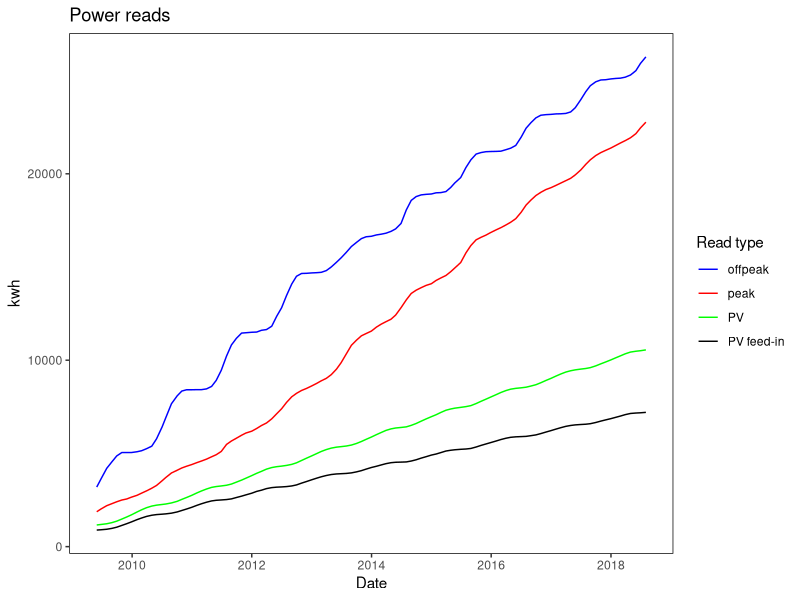
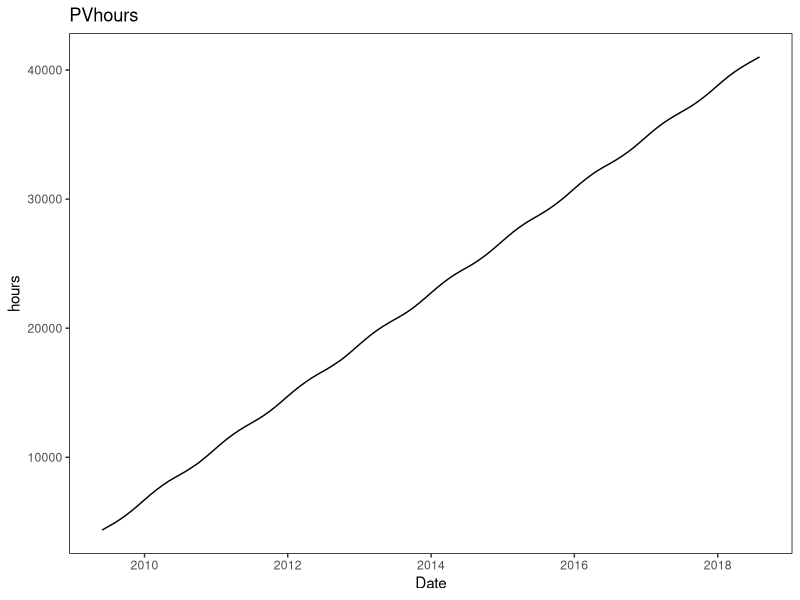
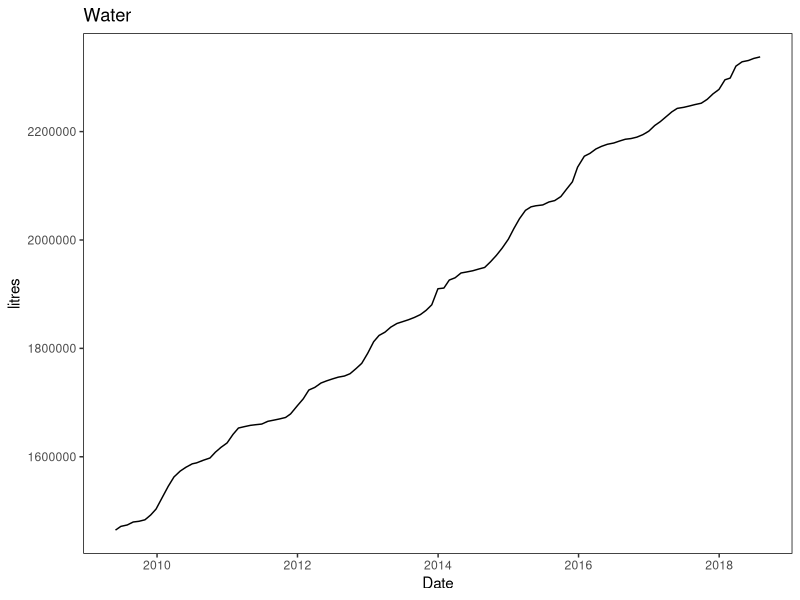
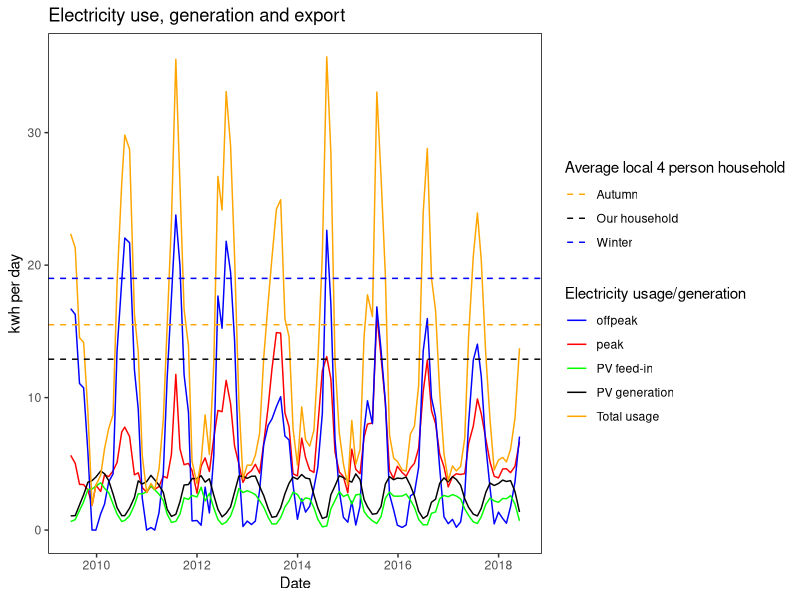
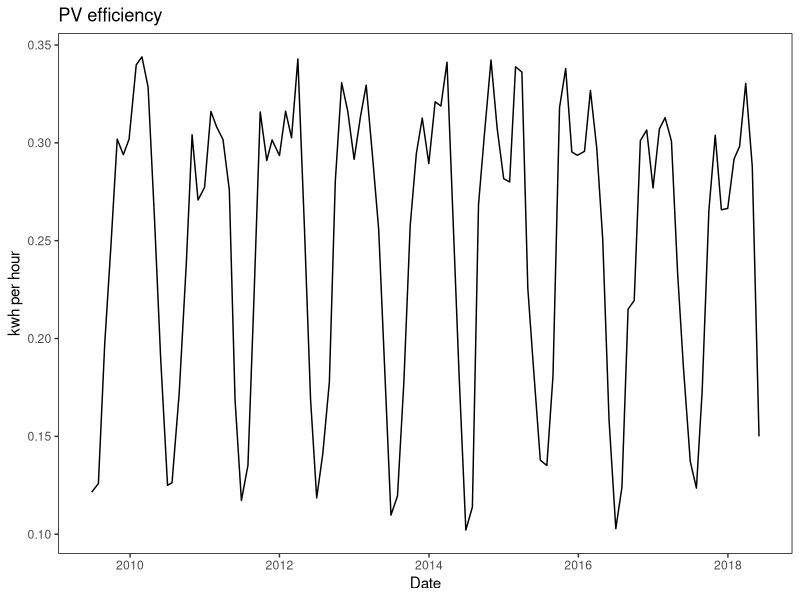
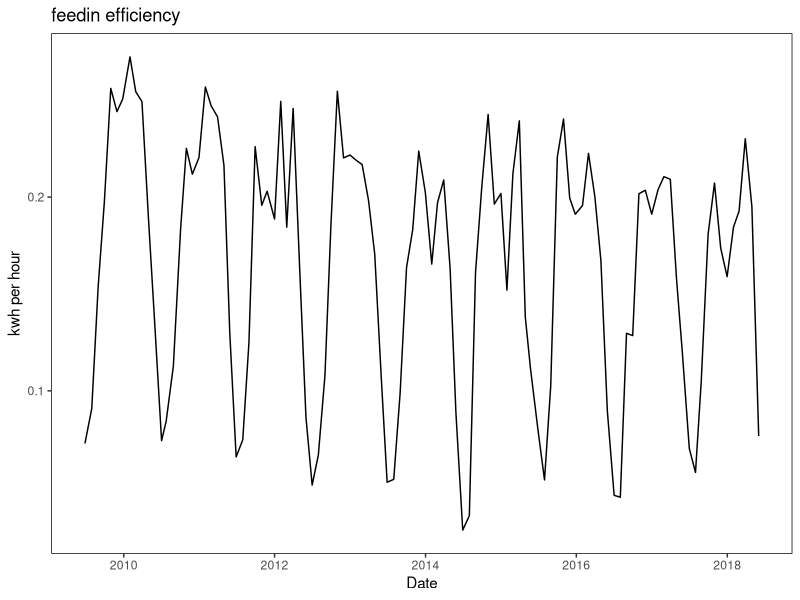
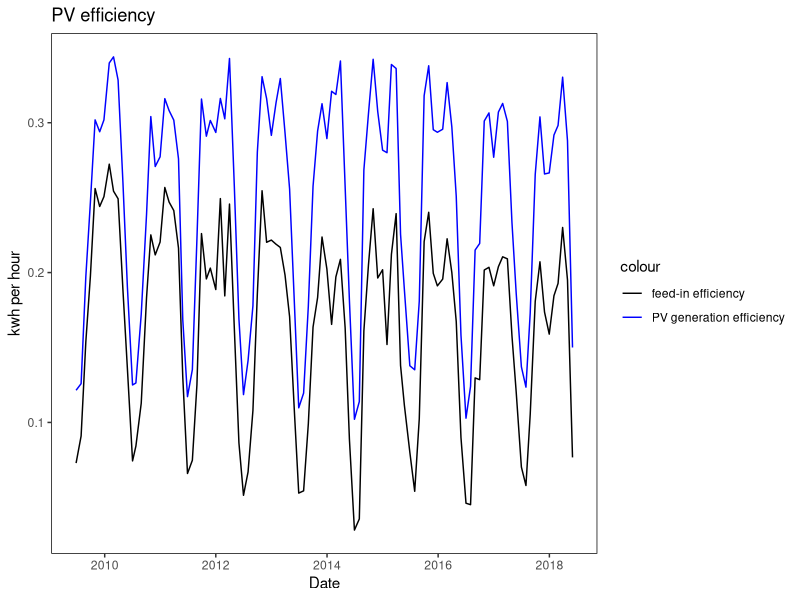
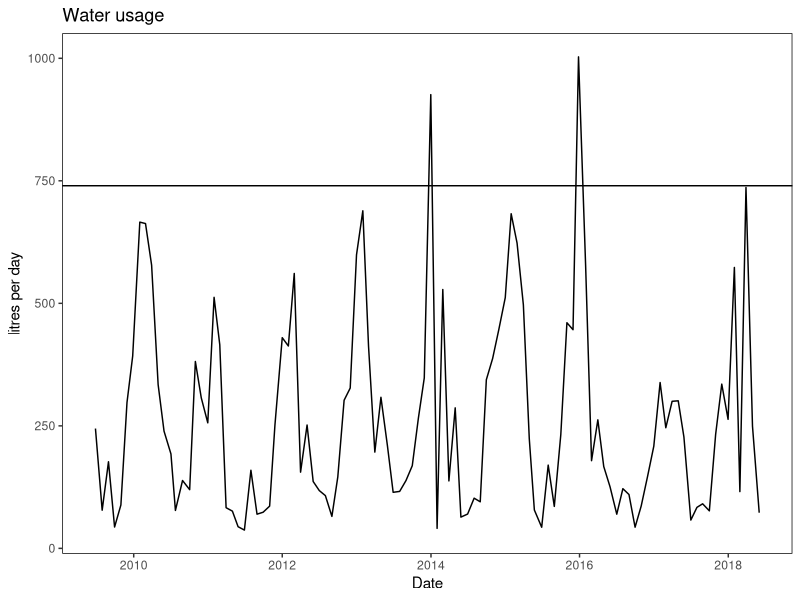

These charts were generated, in order, by the following R code:
library(tidyverse)

meterreads <- read_csv("data/meterreads.csv")
meterreads

#plot power reads i.e. peak, offpeak and PV

ggplot(meterreads, aes(x = date)) + 
  geom_line(aes(y = peak_reading, colour = "peak")) +
  geom_line(aes(y = offpeak_reading, colour = "offpeak")) +
  geom_line(aes(y = PV_reading, colour = "PV")) +
  geom_line(aes(y = feedin_reading, colour = "PV feed-in")) +
  labs(x = "Date", y = "kwh", title = "Power reads", colour = "Read type") +
  scale_color_manual(values = c("blue","red","green","black")) +
  theme(panel.background = element_rect(fill = "white"),
        panel.border = element_rect(fill = NA))

# plot PV hours in a seperate graph

ggplot(meterreads, aes(x = date, y = PVhours_reading)) +
  geom_line() +
  labs(x = "Date", y = "hours", title = "PVhours") +
  theme(panel.background = element_rect(fill = "white"),
        panel.border = element_rect(fill = NA))

# plot water reading in a seperate graph

ggplot(meterreads, aes(x = date, y = water_reading)) + 
  geom_line() +
  labs(x = "Date", y = "litres", title = "Water") +
  theme(panel.background = element_rect(fill = "white"),
        panel.border = element_rect(fill = NA))

# make a new tibble called 'usage' from 'meterreads' and
# add a column called peak_usage by using mutate and lag
# mutate makes a new column called peak_usage by starting with peak_reading and subtracting a value
# this value is also from the peak_reading column, but by using lag it is from the previous row.

usage <- meterreads %>% 
  mutate(peak_usage = peak_reading - 
           lag(peak_reading, default = first(peak_reading)))

# now repeat the process for the other readings

usage <- usage %>% 
  mutate(offpeak_usage = offpeak_reading -
           lag(offpeak_reading, default = first(offpeak_reading)))

usage <- usage %>% 
  mutate(feedin_usage = feedin_reading -
           lag(feedin_reading, default = first(feedin_reading)))

usage <- usage %>% 
  mutate(PV_usage = PV_reading -
           lag(PV_reading, default = first(PV_reading)))

usage <- usage %>% 
  mutate(PVhours_usage = PVhours_reading -
           lag(PVhours_reading, default = first(PVhours_reading)))

usage <- usage %>% 
  mutate(water_usage = water_reading -
           lag(water_reading, default = first(water_reading)))

usage <- usage %>% 
  mutate(days = as.integer(date -
           lag(date, default = first(date))))

usage <- slice(usage, -1)

usage <- slice(usage, -110)

usage <- slice(usage, -109)

usage

# make a new table called perday.  divide usage by number of days to get usage per day.

perday <- usage %>% 
  mutate(peak_perday = peak_usage / days)

perday <- perday %>% 
  mutate(offpeak_perday = offpeak_usage / days)

perday <- perday %>% 
  mutate(totalusage_perday = peak_perday + offpeak_perday)

perday <- perday %>% 
  mutate(feedin_perday = feedin_usage / days)

perday <- perday %>% 
  mutate(PVgen_perday = PV_usage / days)

perday <- perday %>% 
  mutate(PVhours_perday = PVhours_usage / days)

perday <- perday %>% 
  mutate(water_perday = water_usage / days)

perday <- perday %>% 
  mutate(PVefficiency = PVgen_perday / PVhours_perday)

perday <- perday %>% 
  mutate(feedinefficiency = feedin_perday / PVhours_perday)

perday

# lets try plotting this stuff...

# Electricity overview in kwh per day
# How to put hlines with legends in
ggplot(perday, aes(x = date)) + 
  geom_line(aes(y = peak_perday, colour = "peak")) +
  geom_line(aes(y = offpeak_perday, colour = "offpeak")) +
  geom_line(aes(y = PVgen_perday, colour = "PV generation")) +
  geom_line(aes(y = feedin_perday, colour = "PV feed-in")) +
  geom_line(aes(y = totalusage_perday, colour = "Total usage")) +
  labs(x = "Date", y = "kwh per day", title = "Electricity use, generation and export", colour = "Electricity usage/generation") +
  scale_color_manual(values = c("blue","red","green","black", "orange")) +
  geom_hline(aes(yintercept = 15.5, linetype = "Autumn"), colour = "orange") + 
  geom_hline(aes(yintercept = 19, linetype = "Winter"), colour = "blue") +
  geom_hline(aes(yintercept = 12.9, linetype = "Our household"), colour = "black") +
  theme(panel.background = element_rect(fill = "white"),
        panel.border = element_rect(fill = NA)) +
  scale_linetype_manual(name = "Average local 4 person household", values = c(2, 2, 2), 
                        guide = guide_legend(override.aes = list(color = c("orange", "black", "blue"))))


# average household usage from energymadeeasy.gov.au.  
# 4 person household postcode 5051
# Summer 15.7; Autumn 15.5; WInter 19.0; Spring 16.1 kWh 


# More PV plots

ggplot(perday, aes(x = date, y = PVefficiency)) + 
  geom_line() +
  labs(x = "Date", y = "kwh per hour", title = "PV efficiency") +
  theme(panel.background = element_rect(fill = "white"),
        panel.border = element_rect(fill = NA))

ggplot(perday, aes(x = date, y = feedinefficiency)) + 
  geom_line() +
  labs(x = "Date", y = "kwh per hour", title = "feedin efficiency") +
  theme(panel.background = element_rect(fill = "white"),
        panel.border = element_rect(fill = NA))

ggplot(perday, aes(x = date)) + 
  geom_line(aes(y = PVefficiency, colour = "PV generation efficiency")) +
  geom_line(aes(y = feedinefficiency, colour = "feed-in efficiency")) +
  labs(x = "Date", y = "kwh per hour", title = "PV efficiency") +
  scale_color_manual(values = c("black","blue")) +
  theme(panel.background = element_rect(fill = "white"),
        panel.border = element_rect(fill = NA))

# Water use

ggplot(perday, aes(x = date, y = water_perday)) + 
  geom_line() +
  labs(x = "Date", y = "litres per day", title = "Water usage") +
  geom_hline(yintercept=740) +
  theme(panel.background = element_rect(fill = "white"),
        panel.border = element_rect(fill = NA))

# have put in some hlines to give seasonal averages for usage of 4 person households
# calculate average total usage per day and add in an hline.

mean(perday$totalusage_perday, na.rm = TRUE)

# I feel the need to clean out the unnecesary data and make a new table.

eUGE1 <-  
  select(perday,"date","peak_perday","offpeak_perday","totalusage_perday",
         "PVgen_perday","feedin_perday","PVhours_perday","PVefficiency", "feedinefficiency")


# got rid of other data and trimmed to give 9 complete years

monthlist1 <- c(6,7,8,9,10,11,12)
monthlist2 <- c(1,2,3,4,5,6,7,8,9,10,11,12)
monthlist3 <- c(1,2,3,4,5)
monthlist <- c(monthlist1, monthlist2, monthlist2, monthlist2, monthlist2, monthlist2, monthlist2, monthlist2, monthlist2, monthlist3)

# Make eUGE2 which has a month list

eUGE2 <- eUGE1 %>% 
  mutate(month = as.factor(monthlist))

# Make a year list
yearlist1 <- c(2009,2009,2009,2009,2009,2009,2009)
yearlist2 <- c(2010,2010,2010,2010,2010,2010,2010,2010,2010,2010,2010,2010)
yearlist3 <- yearlist2 + 1
yearlist4 <- yearlist2 + 2
yearlist5 <- yearlist2 + 3
yearlist6 <- yearlist2 + 4
yearlist7 <- yearlist2 + 5
yearlist8 <- yearlist2 + 6
yearlist9 <- yearlist2 + 7
yearlist10 <- c(2018,2018,2018,2018,2018)

yearlist <- c(yearlist1,yearlist2,yearlist3,yearlist4,yearlist5,yearlist6,yearlist7,yearlist8,yearlist9,yearlist10)

# Add year list to eUGE2

eUGE2 <- eUGE2 %>% 
  mutate(year = as.factor(yearlist))

# Make a season list

seasonlist1 <- c('Winter', 'Winter', 'Winter', 'Spring', 'Spring', 'Spring', 'Summer')
seasonlist2 <- c('Summer', 'Summer', 'Autumn', 'Autumn', 'Autumn')
seasonlist3 <- c(seasonlist2, seasonlist1)
seasonlist <- c(seasonlist1, seasonlist3, seasonlist3, seasonlist3, seasonlist3, seasonlist3, seasonlist3, seasonlist3, seasonlist3, seasonlist2)
seasonlist

eUGE3 <- eUGE2 %>% 
  mutate(season = as.factor(seasonlist))

eUGE3

# Some more exploratory plots.  Need to figure out how to get a better colour scheme.

# Peak
#Figured out how join points properly!

ggplot(eUGE3, aes(x = as.factor(month), y = peak_perday, colour = year, group = year)) +
  geom_point(size = 4, alpha = 0.7) +
  labs(x = "Month", y = "kWh per day", title = "Peak usage") +
  theme(panel.background = element_rect(fill = "white"),
        panel.border = element_rect(fill = NA)) +
  scale_color_viridis_d() +
  geom_line()

# Peak by season
ggplot(eUGE3, aes(x = as.factor(month), y = peak_perday, colour = season)) +
  geom_point(size = 4, alpha = 0.7) +
  labs(x = "Month", y = "kWh per day", title = "Peak usage") +
  scale_color_manual(values = c("orange","green","red", "blue")) +
  theme(panel.background = element_rect(fill = "white"),
        panel.border = element_rect(fill = NA))

#ggsave(AugustWithoutOutlier, path = "~/results/")

# Offpeak

ggplot(eUGE3, aes(x = as.factor(month), y = offpeak_perday, colour = year, group = year)) +
  geom_point(size = 4, alpha = 0.7) +
  labs(x = "Month", y = "kWh per day", title = "OffPeak usage") +
  theme(panel.background = element_rect(fill = "white"),
        panel.border = element_rect(fill = NA)) +
  scale_color_viridis_d() +
  geom_line()

ggplot(eUGE3, aes(x = as.factor(month), y = offpeak_perday, colour = season)) +
  geom_point(size = 4, alpha = 0.7) +
  labs(x = "Month", y = "kWh per day", title = "OffPeak usage") +
  scale_color_manual(values = c("orange","green","red", "blue")) +
  theme(panel.background = element_rect(fill = "white"),
        panel.border = element_rect(fill = NA))

# Total usage

ggplot(eUGE3, aes(x = as.factor(month), y = totalusage_perday, colour = year, group = year)) +
  geom_point(size = 4, alpha = 0.7) +
  labs(x = "Month", y = "kWh per day", title = "Total usage") +
  theme(panel.background = element_rect(fill = "white"),
        panel.border = element_rect(fill = NA)) +
  scale_color_viridis_d() +
  geom_line()

ggplot(eUGE3, aes(x = as.factor(month), y = totalusage_perday, colour = season)) +
  geom_point(size = 4, alpha = 0.5) +
  labs(x = "Month", y = "kWh per day", title = "Total usage") +
  scale_color_manual(values = c("orange","green","red", "blue")) +
  theme(panel.background = element_rect(fill = "white"),
        panel.border = element_rect(fill = NA)) +
  geom_hline(aes(yintercept = 15.7, linetype = "Local Summer ave"), colour = "red") + # average for local summer
  geom_hline(aes(yintercept = 15.5, linetype = "Local Autumn ave"), colour = "orange") + # average for local autumn
  geom_hline(aes(yintercept = 19.0, linetype = "Local Winter ave"), colour = "blue") + # average for local winter
  geom_hline(aes(yintercept = 16.1, linetype = "Local Spring ave"), colour = "green") + # average for local spring
  geom_hline(aes(yintercept = 12.9, linetype = "Our average"), colour = "black") + # average for our household
  scale_linetype_manual(name = "Average local 4 person household", values = c(2, 2, 2, 2, 2), 
                          guide = guide_legend(override.aes = list(color = c("orange", "green", "red","blue", "black"))))
    

# Energymadeeasy.gov.au household usage 4 person no pool
# AHsummer <- 15.7
# AHautumn <- 15.5
# AHwinter <- 19.0
# AHspring <- 16.1
# AHave <- 16.5
# OUr average

mean(eUGE3 $totalusage_perday)


# PV generation

ggplot(eUGE3, aes(x = as.factor(month), y = PVgen_perday, colour = year, group = year)) +
  geom_point(size = 4, alpha = 0.7) +
  labs(x = "Month", y = "kWh per day", title = "PV generation") +
  theme(panel.background = element_rect(fill = "white"),
        panel.border = element_rect(fill = NA)) +
  scale_color_viridis_d() +
  geom_line()

# PV export

ggplot(eUGE3, aes(x = as.factor(month), y = feedin_perday, colour = year, group = year)) +
  geom_point(size = 4, alpha = 0.7) +
  labs(x = "Month", y = "kWh per day", title = "PV export") +
  theme(panel.background = element_rect(fill = "white"),
        panel.border = element_rect(fill = NA)) +
  scale_color_viridis_d() +
  geom_line()

# PV hours 

ggplot(eUGE3, aes(x = as.factor(month), y = PVhours_perday, colour = year, group = year)) +
  geom_point(size = 4, alpha = 0.7) +
  labs(x = "Month", y = "kWh per day", title = "PV hours") +
  theme(panel.background = element_rect(fill = "white"),
        panel.border = element_rect(fill = NA)) +
  scale_color_viridis_d() +
  geom_line()

# PV generation efficiency

ggplot(eUGE3, aes(x = as.factor(month), y = PVefficiency, colour = year, group = year)) +
  geom_point(size = 4, alpha = 0.7) +
  labs(x = "Month", y = "kWh per day", title = "PV generation efficiency") +
  theme(panel.background = element_rect(fill = "white"),
        panel.border = element_rect(fill = NA)) +
  scale_color_viridis_d() +
  geom_line()

# PV export efficiency

ggplot(eUGE3, aes(x = as.factor(month), y = feedinefficiency, colour = year, group = year)) +
  geom_point(size = 4, alpha = 0.7) +
  labs(x = "Month", y = "kWh per day", title = "PV feed-in efficiency") +
  theme(panel.background = element_rect(fill = "white"),
        panel.border = element_rect(fill = NA)) +
  scale_color_viridis_d() +
  geom_line()

# PV performance - generation

ggplot(eUGE3, aes(x = PVhours_perday, y = PVgen_perday, colour = month)) +
  geom_point(size = 4, alpha = 0.7) +
  labs(x = "Hours of operation", y = "kWh generated", title = "PV generation performance") +
  theme(panel.background = element_rect(fill = "white"),
        panel.border = element_rect(fill = NA))


ggplot(eUGE3, aes(x = PVhours_perday, y = PVgen_perday, colour = month, group = year)) +
  geom_point(size = 4, alpha = 0.7) +
  labs(x = "Hours of operation", y = "kWh generated", title = "PV generation performance") +
  theme(panel.background = element_rect(fill = "white"),
        panel.border = element_rect(fill = NA)) +
  geom_line()


# PV performance - export

ggplot(eUGE3, aes(x = PVhours_perday, y = feedin_perday, colour = month)) +
  geom_point(size = 4, alpha = 0.7) +
  labs(x = "Hours of operation", y = "kWh exported", title = "PV export performance") +
  theme(panel.background = element_rect(fill = "white"),
        panel.border = element_rect(fill = NA))


 
write.csv(eUGE3, file = "eUGE3.csv")

# It's interesting to note that a few things have happened in our household
# 1st child was born July 2011.  An RCAC was installed that summer.
# 2nd child born January 2014.  Time at home has changed with part-time hours etc.
# We've been playing with the mix of RCAC and heatbank (offpeak) for heating.
# Off peak kicks in in summer when visitors are over due to supplementary HWS.
# PV efficiency dips at he height of summer - sun rises and sets south of E and W.
# We also have rainfall data, and climate data can be downloaded from BOM. 
# Together with daily (rather than monthly) data, there may be some interesting correlations.
